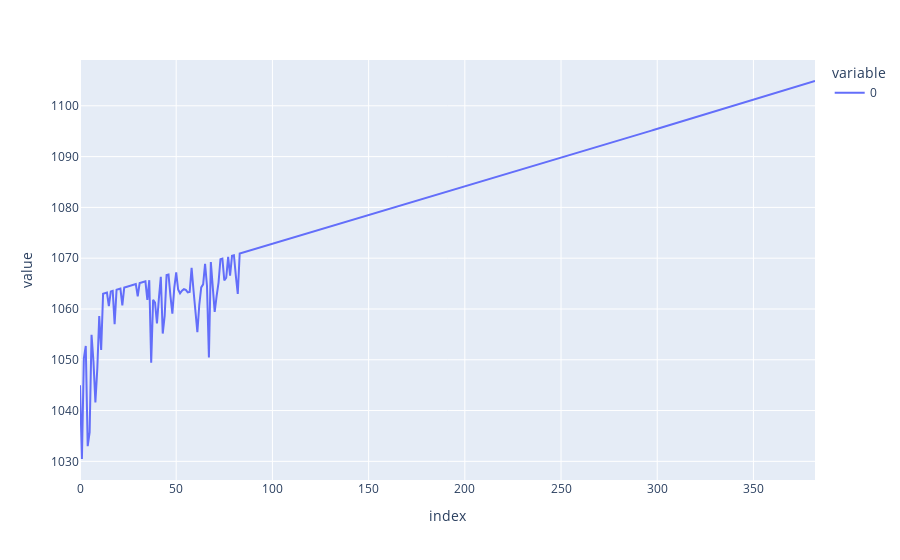

This figure's notebook cell:
### Code cell
px.line(expected_payoffs)

### Figure 1 — Plotly figure (JSON) as saved in the notebook; plotly's stock layout.template omitted (floating-point values rounded to 4 significant figures; data arrays with more than 128 entries replaced by an {"elided": "..."} marker saying what was removed)
{"data": [{"hovertemplate": "variable=0<br>index=%{x}<br>value=%{y}<extra></extra>", "legendgroup": "0", "line": {"color": "#636efa", "dash": "solid"}, "marker": {"symbol": "circle"}, "mode": "lines", "name": "0", "orientation": "v", "showlegend": true, "type": "scatter", "x": {"elided": "383 int values"}, "xaxis": "x", "y": {"elided": "383 float values"}, "yaxis": "y"}], "layout": {"legend": {"title": {"text": "variable"}, "tracegroupgap": 0}, "margin": {"t": 60}, "xaxis": {"anchor": "y", "domain": [0, 1], "title": {"text": "index"}}, "yaxis": {"anchor": "x", "domain": [0, 1], "title": {"text": "value"}}}}
